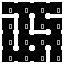

A 2D game scene composited from a Tiled map and its tileset images. What follows is a short description and the map's XML, with every tile layer's data as written:
An orthogonal 4x4 tile map with 16x16 px tiles, 1 tile layer (Tile Layer 1).

<map version="1.9" tiledversion="1.9.0" orientation="orthogonal" renderorder="right-down" width="4" height="4" tilewidth="16" tileheight="16" infinite="0" nextlayerid="2" nextobjectid="1">
 <tileset firstgid="1" source="../room_layouts.tsx" />
 <layer id="1" name="Tile Layer 1" width="4" height="4">
  <data encoding="csv">
2,8,8,3,
5,13,10,7,
13,14,8,15,
10,12,11,9
</data>
 </layer>
</map>
